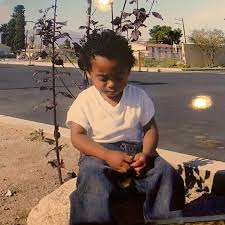
#> input picture Unit6-DataScience/Numpy/Practice/images/niglet.jpg, 225 x 225 px
$ python images.py
#> lines starting #> are read from the running program, lines starting #| are printed output that depends on the picture
import matplotlib.pyplot as plt
import numpy as np
from PIL import Image

# Load an image as a NumPy array
img = np.array(Image.open("images/niglet.jpg"))
#> img is the input picture: shape (225, 225, 3); mean R, G, B 127, 106.3, 92.6

# Transpose the image(swap rows and columns)
img_transposed = img.transpose((1, 0, 2))
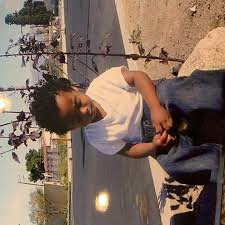
#> img_transposed: shape (225, 225, 3); mean R, G, B 127, 106.3, 92.6

# Reverse the order of the elements in each row (90 degrees)
img_rotated = np.flip(img_transposed, axis=0)
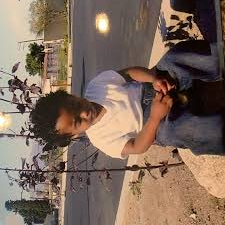
#> img_rotated: shape (225, 225, 3); mean R, G, B 127, 106.3, 92.6

# Display original and rotated image
plt.figure(figsize=(10, 5))
plt.subplot(121)
plt.title("Original Image")
plt.imshow(img)
plt.axis("on")

plt.subplot(122)
plt.title("Rotated image")
plt.imshow(img_rotated)
plt.axis("on")

plt.show()
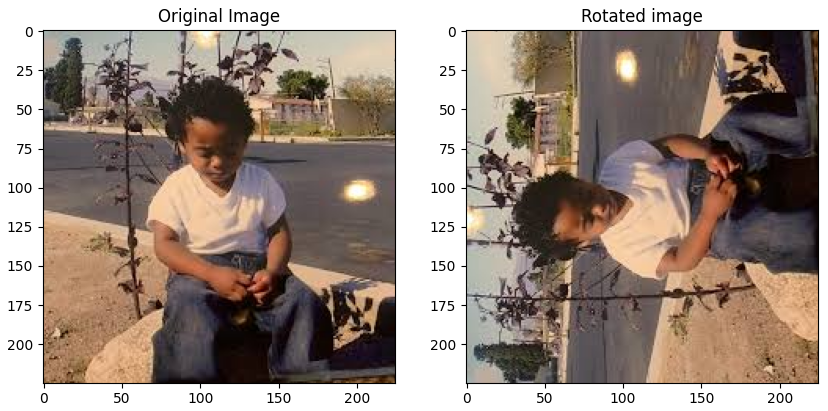
#> figure drawn by matplotlib, 2 panels
